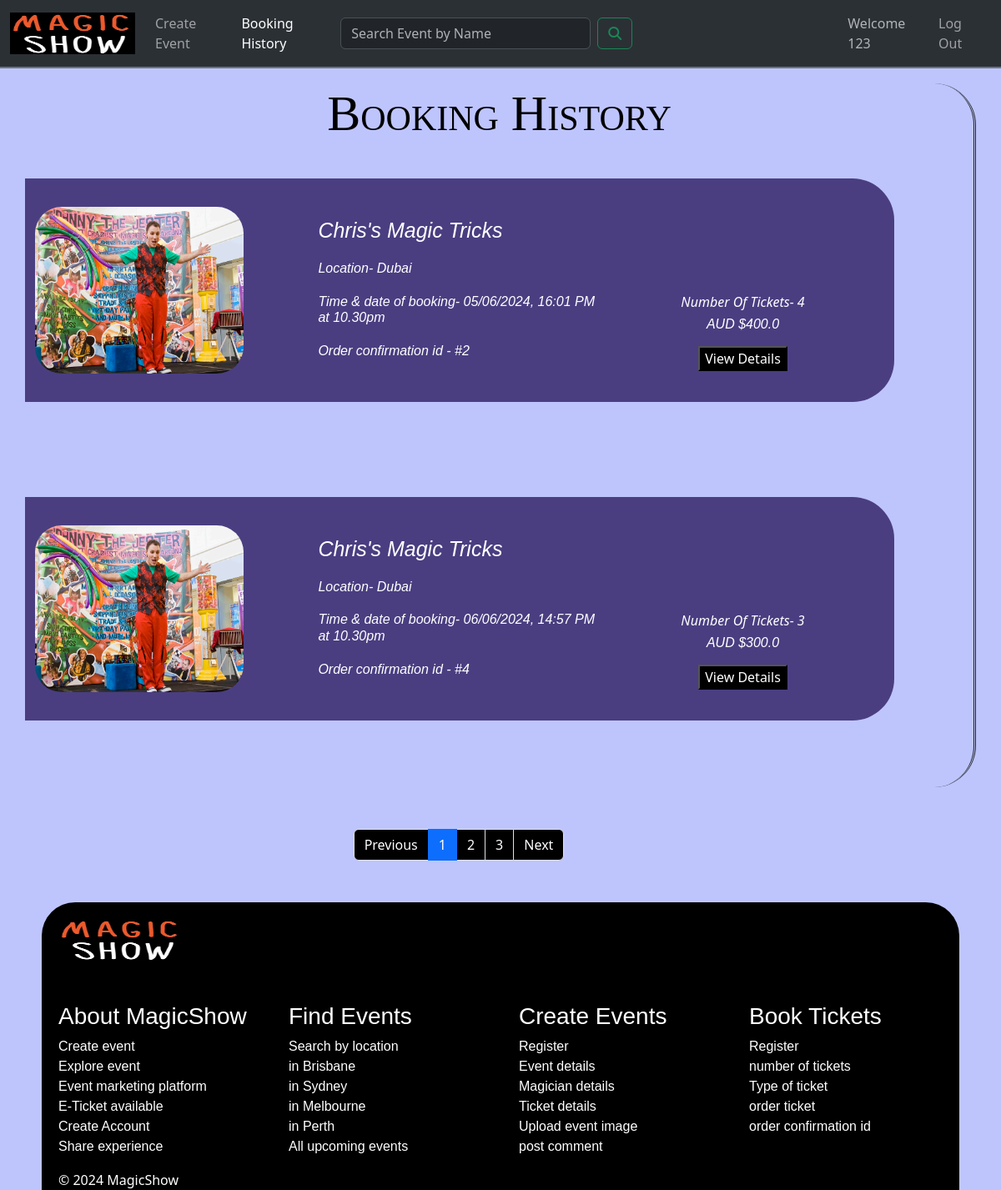
Screenshot of /history (signed in) with the database file from the repository.
### website/models.py (models this page shows, shortened)
class User(db.Model, UserMixin):
    __tablename__ = 'users'
    id = db.Column(db.Integer, primary_key=True, nullable=False)
    userName = db.Column(db.String(100), index=True, nullable=False)
    emailid = db.Column(db.String(100), index=True, unique=True, nullable=False)
    contactNumber = db.Column(db.String(100))
    password_hash = db.Column(db.String(255), nullable=False)
    address = db.Column(db.String(255))
    bookings = db.relationship('Booking', backref='user')
    comments = db.relationship('Comment', backref='user')

class Booking(db.Model):
    __tablename__ = 'bookings'
    id = db.Column(db.Integer, primary_key=True)
    booked_at = db.Column(db.DateTime, default=datetime.now())
    numTickets = db.Column(db.Integer)
    totalPrice = db.Column(db.Float)
    userid = db.Column(db.Integer, db.ForeignKey('users.id'))
    eventid = db.Column(db.Integer, db.ForeignKey('events.id'))

class Event(db.Model):
    __tablename__ = 'events'
    id = db.Column(db.Integer, primary_key=True, nullable=False)
    userid = db.Column(db.Integer, db.ForeignKey('users.id'))
    eventName = db.Column(db.String(80))
    eventstartDateTime = db.Column(db.DateTime, nullable=False)
    eventendDateTime = db.Column(db.DateTime, nullable=False)
    eventType = db.Column(db.String(50))
    eventLocation = db.Column(db.String(200))
    description = db.Column(db.String(200))
    ticketQuantity = db.Column(db.Integer)
    ticketsAvailable = db.Column(db.Integer)
    ticketPrice = db.Column(db.Float)
    eventImage = db.Column(db.String(400))
    eventType = db.Column(db.String(50), nullable=False)
    eventStatus = db.Column(db.String(10), nullable=False, default='Open')
    bookings = db.relationship('Booking', backref='event', cascade="all, delete-orphan")
    comments = db.relationship('Comment', backref='event', cascade="all, delete-orphan")

### website/views.py (the view)
@mainbp.route('/history')
@login_required
def history():
    bookings = Booking.query.filter_by(userid=current_user.id).all()
    return render_template('bhistory.html', bookings=bookings)

### website/templates/bhistory.html
{% extends 'base.html' %}
 {% block content %}
  <main>
    <div id="history1" class="container d-flex justify-content-center align-items-center">
      <div class="row">
        <h1 id="book1">Booking History</h1>
        {% if bookings %}
        {% for booking in bookings %}
        <div id="first" class="d-flex col-md-11">
          <div class="col-lg-4 col-md-6 col-sm-6">
            <img class="rounded-5" src="{{ url_for('static', filename=booking.event.eventImage) }}" class="rounded-5" width="250px" height="200px">
          </div>
          <div class="col-lg-5 col-md-2">
            <h6 id="write4">{{booking.event.eventName}}</h6>
            <h6 id="write3">Location- {{booking.event.eventLocation}}</h6>
            <h6 id="write3">Time & date of booking- {{booking.booked_at.strftime("%d/%m/%Y, %H:%M %p")}}<br>
            at 10.30pm</h6>
            <h6 id="write3">Order confirmation id - #{{booking.id}}</h6>
          </div>
          <div id="price" class="col-lg-2 col-md-4">
            <h7 id="write3">Number Of Tickets- {{booking.numTickets}}</h7>
            <h6 id="write3">AUD ${{booking.totalPrice}}</h6>
            <a href="{{url_for('event.show', id=booking.event.id)}}"><button class="btnb">View Details</button></a>
          </div>
        </div>
        {% endfor %}
        {% else %}
        <p>It's time for you to disappear and make some bookings!</p>
        {% endif %}
      </div>
    </div>
    <div class="col-md-10">
      <ul class="pagination justify-content-center">
        <li class="page-item">
          <a class="page-link">Previous</a>
        </li>
        <li class="page-item"><a class="page-link active" href="#">1</a></li>
        <li class="page-item"><a class="page-link" href="#">2</a></li>
        <li class="page-item"><a class="page-link" href="#">3</a></li>
        <li class="page-item">
          <a class="page-link" href="#">Next</a>
        </li>
      </ul>
    </div>
  </main>
{% endblock %}

### website/templates/base.html (shortened to what this page needs)
<!DOCTYPE html>
<html lang="en">
<head>
  <link href="https://cdn.jsdelivr.net/npm/bootstrap@5.3.3/dist/css/bootstrap.min.css" rel="stylesheet">
  <link rel="stylesheet" href="{{ url_for('static', filename='style.css')}}">
</head>
<body>
    <header>
        <nav class="navbar navbar-custom navbar-expand-lg bg-body-tertiary fixed-top bg-dark" data-bs-theme="dark">
            <div class="container-fluid">
              <a class="navbar-brand" href="{{url_for('main.index')}}">
                <img src="{{url_for('static', filename='img/logo.png')}}" alt="MagicShow" width="150" height="50">
              </a>
              <div class="collapse navbar-collapse" id="navbarSupportedContent">
                <ul class="navbar-nav ms-auto mb-2 mb-lg-0">
                  <li class="nav-item">
                    <a class="nav-link {% if request.endpoint == 'event.create' %}active{% endif %}" href="{{ url_for('event.create')}}">Create Event</a>
                  </li>
                  <li class="nav-item">
                    <a class="nav-link {% if request.endpoint == 'main.history' %}active{% endif %}" href="{{ url_for('main.history')}}">Booking History</a>
                  </li>
                </ul>
              </div>
              <form class="d-flex" role="search" action="{{url_for('main.search')}}">
                <input class="form-control me-2" style="width:50%;" type="search" name="search" id="SearchForm" placeholder="Search Event by Name" aria-label="Search">
                <button class="btn btn-outline-success" type="submit"><i class="fa-solid fa-magnifying-glass"></i></button>
              </form>
              <div class="collapse navbar-collapse" id="navbarSupportedContent">
                <ul class="navbar-nav ms-auto mb-2 mb-lg-0">
                  {% if current_user.is_authenticated %}
                  <li class="nav-item">
                     <a class="nav-link disabled text-muted" href="#">Welcome {{current_user.userName}}</a>
                  </li>
                  <li>
                     <a class="nav-link" href="{{ url_for('auth.logout') }}">Log Out</a>
                  </li>
                  {% endif %}
                </ul>
              </div>
            </div>
          </nav>
    </header>
    {% block content %}
    {% endblock %}
    <footer class="footer">
        <section class="top">
            <img id="footerimage" src="{{url_for('static', filename='img/logo.png')}}" width="150" height="50" >
            <div class="footer">
              <div class="row footerrow text-left">
                <div class="col-lg-3 col-md-6 mb-4 mb-md-0">
                  <h3>About MagicShow</h3>
                   <ul class="list-unstyled">
                    <li><a>Create event</a></li>
                    <li><a>Explore event</a></li>
                    <li><a>Event marketing platform</a></li>
                    <li><a>E-Ticket available</a></li>
                    <li><a>Create Account</a></li>
                    <li><a>Share experience</a></li>
                  </ul>
                </div>
                <div class="col-lg-3 col-md-6 mb-4 mb-md-0">
                  <h3>Find Events</h3>
                    <ul class="list-unstyled">
                    <li><a>Search by location</a></li>
                    <li><a>in Brisbane</a></li>
                    <li><a>in Sydney</a></li>
                    <li><a>in Melbourne</a></li>
                    <li><a>in Perth</a></li>
                    <li><a>All upcoming events</a></li>
                    </ul>
                </div>
                <div class="col-lg-3 col-md-6 mb-4 mb-md-0">
                  <h3>Create Events</h3>
                    <ul class="list-unstyled">
                    <li><a>Register</a></li>
                    <li><a>Event details</a></li>
                    <li><a>Magician details</a></li>
                    <li><a>Ticket details</a></li>
                    <li><a>Upload event image</a></li>
                    <li><a>post comment</a></li>
                    </ul>
                </div>
                <div class="col-lg-3 col-md-6 mb-4 mb-md-0">
                  <h3>Book Tickets</h3>
                    <ul class="list-unstyled">
                      <li><a>Register</a></li>
                      <li><a>number of tickets</a></li>
                      <li><a>Type of ticket</a></li>
                      <li><a>order ticket</a></li>
                      <li><a>order confirmation id</a></li>
                    </ul>
                </div>
              </div>
            </div>
          </section>
          <section class="bottom">© 2024 MagicShow</section>
    </footer>
</body>
</html>

### website/static/style.css (style rules this page uses)
body { background-color: rgba(2, 31, 248, 0.253); }
.navbar-custom { background-color: black; border-bottom: 2px solid #6c757d; }
.navbar-custom .nav-link { color: #ffffff8d; transition: color 0.3s ease; }
.top { border-top-left-radius:40px; border-top-right-radius:40px; margin-left:50px; margin-top: 50px; margin-right:50px; background-color: black; }
.footerrow { margin-top:50px; padding-left:20px; color:white }
.bottom { margin-left:50px; margin-right:50px; padding-left:20px; background-color: black; color:white; }
#footerimage { margin-left:20px; margin-top:20px; }
form { width:90%; max-width: 600px; }
input,textarea { width:100%; padding:10px; outline:100px; border: 1px #fff #000000; color: #040000; background:transparent; font-size:15px; }
#history1 { margin-top:100px; border: left 0; border-top-right-radius: 50px; border-bottom-right-radius: 50px; border-right-style:double; }
#first { background-color:rgba(53, 36, 105, 0.841); margin-top:3%; margin-bottom:7%; border-top-right-radius: 50px; border-bottom-right-radius: 50px; padding-top:3%; padding-bottom:3%; margin-right:3%; color:white; }
#price { text-align:center; padding-top:10%; }
#book1 { color:black; text-align: center; font-variant: small-caps; font-size: 60px; }
.pagination { align-items: center; margin-top:5%; margin-left:10%; }
.page-link { background-color:black; color:white; }
.btnb { background-color: black; color:white; margin-top:5%; }
h1 { font-family:Georgia, 'Times New Roman', Times, serif; }
h6 { font-family:'Trebuchet MS', 'Lucida Sans Unicode', 'Lucida Grande', 'Lucida Sans', Arial, sans-serif; }
h3 { font-family:'Trebuchet MS', 'Lucida Sans Unicode', 'Lucida Grande', 'Lucida Sans', Arial, sans-serif; }
.list-unstyled { font-family:'Trebuchet MS', 'Lucida Sans Unicode', 'Lucida Grande', 'Lucida Sans', Arial, sans-serif; }
#write3 { font-style: italic; padding-top:3%; }
#write4 { font-style:italic; padding-top:3%; font-size: 25px; }
.navbar-custom .nav-link:hover, .navbar-custom .nav-link.active { color: #ffffff; }

### rows the page displays
User: userName "123"
Booking: eventImage (picture), event.eventName "Chris's Magic Tricks", event.eventLocation "Dubai", booked_at "05/06/2024, 16:01 PM", id "2", numTickets "4", totalPrice "400.0"
Booking: eventImage (picture), event.eventName "Chris's Magic Tricks", event.eventLocation "Dubai", booked_at "06/06/2024, 14:57 PM", id "4", numTickets "3", totalPrice "300.0"
